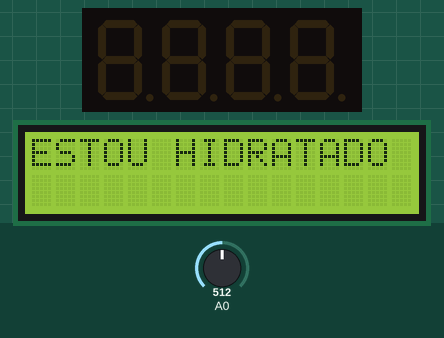
This sketch was run on a simulated Arduino Uno, built with avr-gcc and run on an emulated ATmega328P. Shown: 4-digit seven-segment display, 16×2 character LCD. The inputs (shaded band) are chosen by the test bench; at power-on: A0 = 512. What the sketch prints to the serial monitor is not drawn.

Above: at 1.2 s.
1.3 s: A0 set to 493
At 2.5 s:
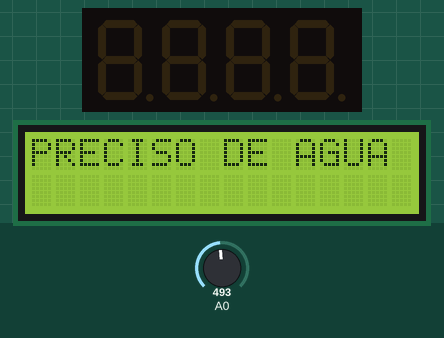
2.8 s: A0 set to 510
At 3.6 s:
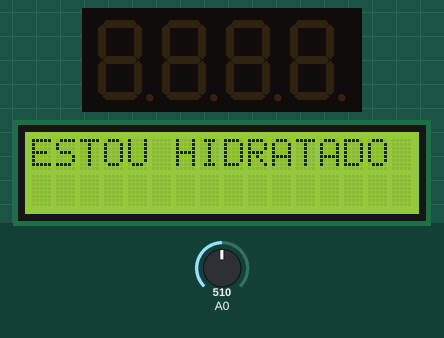
4.3 s: A0 set to 490
At 5.6 s:
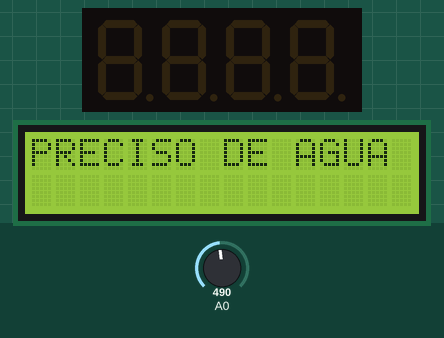
Timing chart, 0 to 7.3 s (numbered marks = the images above; inputs shaded):
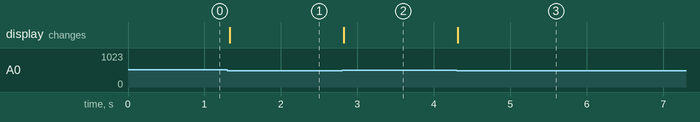

The sketch:

planta_iot1.ino
```cpp
// C++ code
//
#include "Adafruit_LEDBackpack.h"

#include <Adafruit_LiquidCrystal.h>

int humidade = 0;

Adafruit_7segment led_display1 = Adafruit_7segment();

Adafruit_LiquidCrystal lcd_1(0);

void setup()
{
  pinMode(A0, INPUT);
  Serial.begin(9600);
  led_display1.begin(112);
  lcd_1.begin(16, 2);
}

void loop()
{
  humidade = analogRead(A0);
  Serial.println(humidade);
  if (humidade < 500) {
    led_display1.clear();
    led_display1.writeDisplay();
    lcd_1.print("PRECISO DE AGUA");
    lcd_1.setCursor(0, 0);
  } else {
    led_display1.clear();
    led_display1.writeDisplay();
    lcd_1.print("ESTOU HIDRATADO");
    lcd_1.setCursor(0, 0);
  }
  delay(10); // Delay a little bit to improve simulation performance
}
```

Measured:
- the behaviour switches between 500 and 499 on A0 (found by bisection; images 0 and 1)
- after the input at 1.3 s, the display: changes at once (image 1)
- after the input at 2.8 s, the display: changes at once (image 2)
- after the input at 4.3 s, the display: changes at once (image 3)
